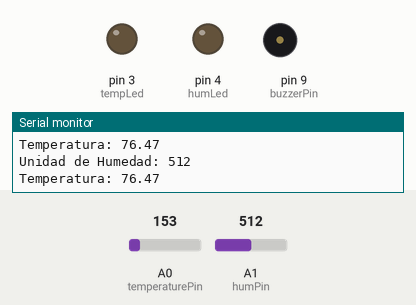
Bench run of a sketch on a simulated Arduino Uno, built with avr-gcc and run on an emulated ATmega328P. Shown: output pins drawn as LEDs (lit = HIGH), buzzer (waves = sounding), the last lines printed to the serial monitor. The test bench sets the inputs (shaded band); at power-on: A0 (temperaturePin) = 153, A1 (humPin) = 512. Pins used as bus, display or sensor lines are not drawn.

Above: at 1.2 s.
1.3 s: A0 (temperaturePin) set to 125
At 1.7 s:
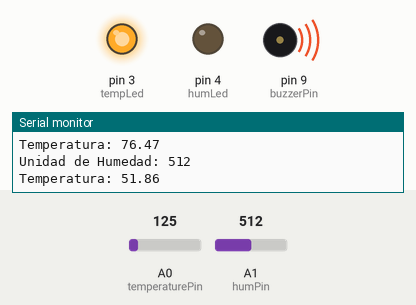
4.3 s: A1 (humPin) set to 630
7.3 s: A1 (humPin) set to 655
At 8.07 s:
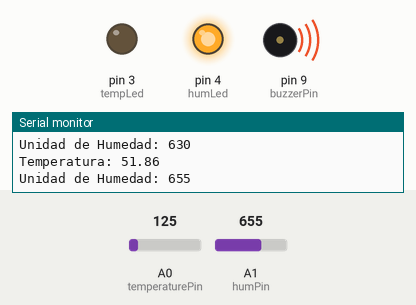
10.3 s: A0 (temperaturePin) set to 165
At 12.7 s:
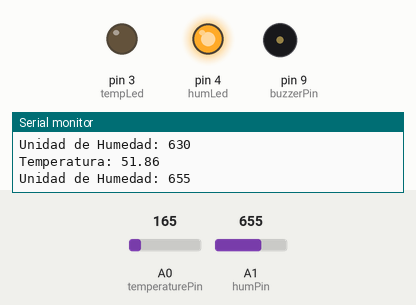
Timing chart, 0 to 14.3 s (numbered marks = the images above; inputs shaded):
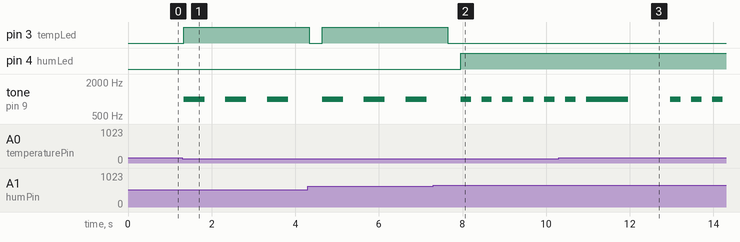

The sketch:

ACM_EW.ino
```cpp
#include <Time.h>
#include <TimeLib.h>


///////////////Configuration Variables///////////////

// Used to set Arduino's internal clock (Must be set to current time)
//                hour, minute, second, day, month, year
int startTime[] = {00,  00,     00,     1,   1,     2021};

// Used to set daily irrigation alarm
//                  hour, minute, second
int dailyAlarm[] = {00,   00,     10};

//Temperature Settings
const int minTemp = 65; //Minimum Temperature
const int maxTemp = 90; //Maximum Temperature

//Humidity Sensor Settings
const int minHum = 130; //Minimum Humidity
const int maxHum = 640; //Maximum Humidity

///////////////Configuration Variables///////////////

//Pins
const int buzzerPin = 9; //buzzer to arduino pin 9
const int temperaturePin = 0;//temperature sensor to analog arduino pin 0
const int humPin = A1; //humidity sensor to analog pin 1
const int tempLed = 3; //Temperature LED to arduino pin 3
const int humLed = 4; //Humidity LeD to arduino pin 4
const int humPower = 7;//humidity sensor power to arduino pin 7

//Alarms specifications
const int ALARM = 0; //Alarm Tone
const int alarmDuration = 1; //duration in seconds
const int frequency = 1000;

//Temperature Alarm Specifications
const int tempAlarm = 1; //Alarm Tone

//Humidity Alarm Specifications
const int humAlarm = 2; //Alarm Tone

int interval = 300;

void setup()
{
    Serial.begin(9600);
    setTime(startTime[0], startTime[1], startTime[2], startTime[3], startTime[4], startTime[5]); //hour, minute, second, day, month, year
    pinMode(buzzerPin, OUTPUT);
    pinMode(tempLed, OUTPUT);
    pinMode(humLed, OUTPUT);
    pinMode(humPower, OUTPUT);
    digitalWrite(humPower, LOW);
}

void loop()
{
    hourCheck();
    temperatureCheck();
    humidityCheck();
}

void hourCheck()
{
    if (dailyAlarm[0] == hour())
    {
        if (dailyAlarm[1] == minute())
        {
            if (second() >= dailyAlarm[2] && second() <= dailyAlarm[2] + 5)
            {
              buzzerSong(ALARM);
            }
        }
    }
}

void humidityCheck()
{
    digitalWrite(humPower, HIGH);
    delay(10);//wait 10 milliseconds
    int humidity = analogRead(humPin);//Read the SIG value form sensor
    digitalWrite(humPower, LOW);
    Serial.print("Unidad de Humedad: ");
    Serial.println(humidity);
    if (humidity < minHum)
    {
      digitalWrite(humLed, HIGH);
      buzzerSong(humAlarm);
      digitalWrite(humLed, LOW);
      delay(interval);
    }
    else if (humidity > maxHum)
    {
      digitalWrite(humLed, HIGH);
      buzzerSong(humAlarm);
    }
    else
    {
      digitalWrite(humLed, LOW);
    }
}
void temperatureCheck()
{
    int temperature = analogRead(temperaturePin); //get temperature
    float temperatureVolt = temperature * 5.0; //convert the read to volts
    temperatureVolt /= 1024.0; //convert the read to volts
    float temperatureC = (temperatureVolt - 0.5) * 100; //convert the volts to celsius
    float temperatureF = (temperatureC * 9.0 / 5.0) + 32.0; //convert the volts to fahrenheit
    Serial.print("Temperatura: ");
    Serial.println(temperatureF);

    if (temperatureF < minTemp)
    {
      digitalWrite(tempLed, HIGH);
      buzzerSong(tempAlarm);
      digitalWrite(tempLed, LOW);
      delay(interval);
    }
    else if (temperatureF > maxTemp)
    {
      digitalWrite(tempLed, HIGH);
      buzzerSong(tempAlarm);
    }
    else
    {
      digitalWrite(tempLed, LOW);
    }
}

void buzzerSong(int song)
{
  switch(song)
  {
    case 0:     tone(buzzerPin, frequency); // Send 1KHz sound signal...
                delay(1000 * alarmDuration);        // ...for 1 sec
                noTone(buzzerPin);     // Stop sound...
                delay(1000);        // ...for 1 sec
                break;
                  break;
    case 1:     for (int i = 0; i < 3; i++)
                {
                  tone(buzzerPin, frequency); // Send 1KHz sound signal...
                  delay(500);        // ...for 1/2 sec
                  noTone(buzzerPin);     // Stop sound...
                  delay(500);        // ...for 1/2 sec
                }
                break;

    case 2:     for (int i = 0; i < 6; i++)
                {
                  tone(buzzerPin, frequency); // Send 1KHz sound signal...
                  delay(250);         // ...for 1/4 sec
                  noTone(buzzerPin);     // Stop sound...
                  delay(250);        // ...for 1/4 sec
                }
                break;

  }
}
```

Measured:
- the behaviour switches between 140 and 139 on A0 (temperaturePin) (found by bisection; images 0 and 1)
- the behaviour switches between 640 and 641 on A1 (humPin) (found by bisection; images 1 and 2)
- after the input at 1.3 s, pin 3 (tempLed): LOW → HIGH at once; tone on pin 9 (buzzerPin): alternates 1000 Hz for 0.50 s and silent for 0.50 s, starting at once
- after the input at 7.3 s, pin 3 (tempLed): goes on until 7.6 s, then stays LOW; pin 4 (humLed): LOW → HIGH after 0.65 s; tone on pin 9 (buzzerPin): alternates 1000 Hz for 0.25 s and silent for 0.25 s, starting after 0.90 s
- after the input at 10.3 s, pin 3 (tempLed): stays LOW (without the input it goes to HIGH after 2.7 s)
